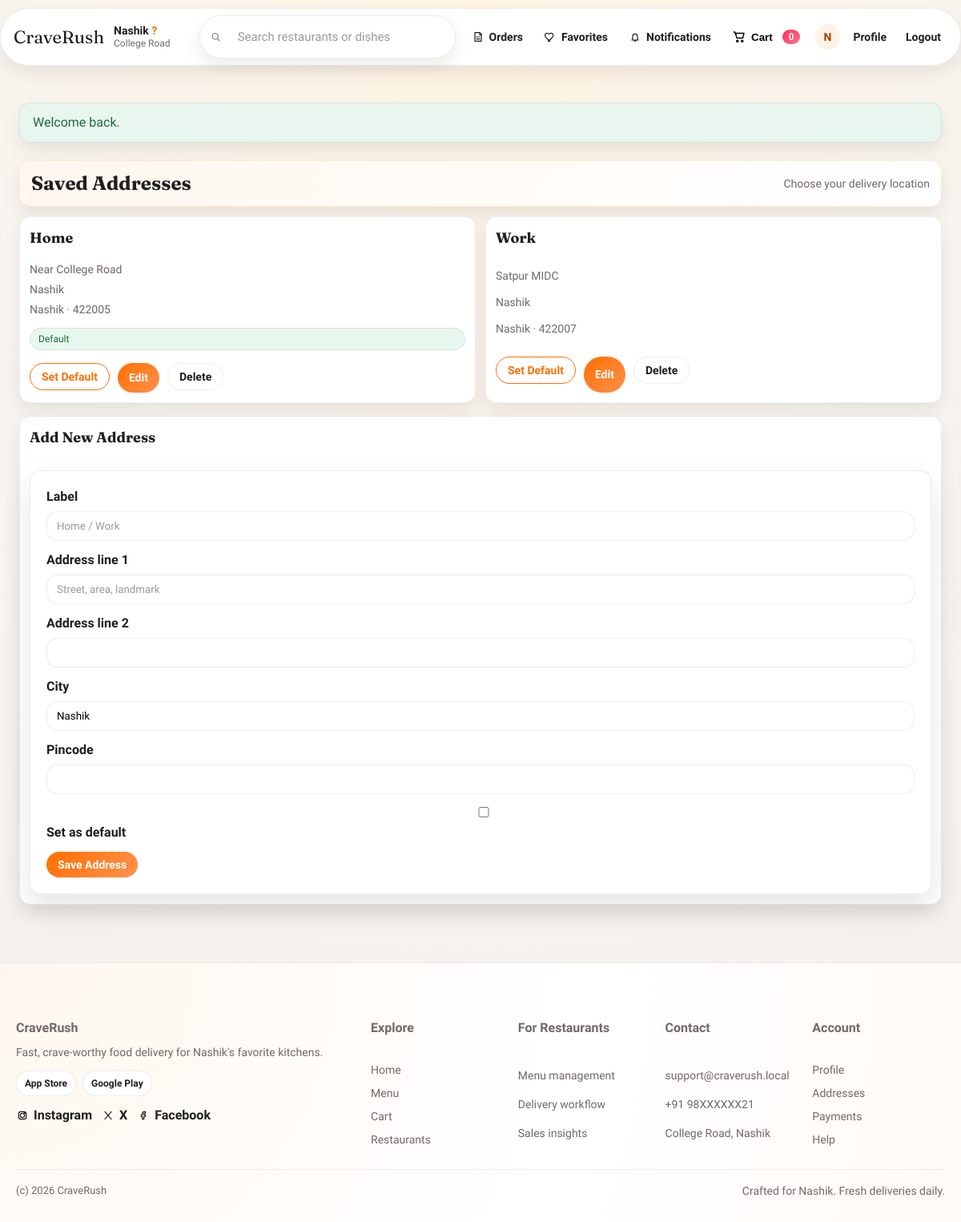
/addresses.php (signed in), run on the app's committed database.
### tables this page shows
CREATE TABLE IF NOT EXISTS addresses (
    id INT AUTO_INCREMENT PRIMARY KEY,
    user_id INT NOT NULL,
    label VARCHAR(50) NOT NULL,
    line1 VARCHAR(120) NOT NULL,
    line2 VARCHAR(120) NULL,
    city VARCHAR(60) NOT NULL,
    pincode VARCHAR(10) NOT NULL,
    is_default TINYINT(1) NOT NULL DEFAULT 0,
    created_at TIMESTAMP DEFAULT CURRENT_TIMESTAMP,
    CONSTRAINT fk_addresses_user
        FOREIGN KEY (user_id) REFERENCES users(id)
        ON DELETE CASCADE
);

### includes/functions.php (called while the page is built, shortened)
<?php
function e($value) {
    return htmlspecialchars((string)$value, ENT_QUOTES, 'UTF-8');
}
?>

### addresses.php (the view, shortened to what this page needs)
<?php
require_once __DIR__ . '/config/bootstrap.php';
$user = current_user();
$editAddress = null;
$stmt = $pdo->prepare('SELECT * FROM addresses WHERE user_id = ? ORDER BY is_default DESC, id DESC');
$stmt->execute([$user['id']]);
$addresses = $stmt->fetchAll();
include __DIR__ . '/includes/header.php';
?>
<div class="section-title">
    <h2>Saved Addresses</h2>
    <span>Choose your delivery location</span>
</div>
<div class="card-grid">
    <?php if (empty($addresses)): ?>
        <div class="card">No addresses yet.</div>
    <?php else: ?>
        <?php foreach ($addresses as $addr): ?>
            <div class="card">
                <h3><?php echo e($addr['label']); ?></h3>
                <div class="muted"><?php echo e($addr['line1']); ?></div>
                <?php if (!empty($addr['line2'])): ?>
                    <div class="muted"><?php echo e($addr['line2']); ?></div>
                <?php endif; ?>
                <div class="muted"><?php echo e($addr['city']); ?> · <?php echo e($addr['pincode']); ?></div>
                <?php if ((int)$addr['is_default'] === 1): ?>
                    <div class="pill success" style="margin-top: 8px;">Default</div>
                <?php endif; ?>
                <div style="margin-top: 12px; display:flex; gap:10px; flex-wrap:wrap;">
                    <form method="post">
                        <button class="button secondary" type="submit">Set Default</button>
                    </form>
                    <a class="button" href="addresses.php?edit=<?php echo (int)$addr['id']; ?>">Edit</a>
                    <form method="post">
                        <button class="button ghost" type="submit">Delete</button>
                    </form>
                </div>
            </div>
        <?php endforeach; ?>
    <?php endif; ?>
</div>
<div class="card" style="margin-top: 16px;">
    <h3><?php echo $editAddress ? 'Edit Address' : 'Add New Address'; ?></h3>
    <form class="form" style="margin-top: 12px;" method="post">
        <div class="form-group">
            <label for="label">Label</label>
            <input type="text" id="label" name="label" value="<?php echo e($editAddress['label'] ?? ''); ?>" placeholder="Home / Work" required>
        </div>
        <div class="form-group">
            <label for="line1">Address line 1</label>
            <input type="text" id="line1" name="line1" value="<?php echo e($editAddress['line1'] ?? ''); ?>" placeholder="Street, area, landmark" required>
        </div>
        <div class="form-group">
            <label for="line2">Address line 2</label>
            <input type="text" id="line2" name="line2" value="<?php echo e($editAddress['line2'] ?? ''); ?>">
        </div>
        <div class="form-group">
            <label for="city">City</label>
            <input type="text" id="city" name="city" value="<?php echo e($editAddress['city'] ?? 'Nashik'); ?>" required>
        </div>
        <div class="form-group">
            <label for="pincode">Pincode</label>
            <input type="text" id="pincode" name="pincode" value="<?php echo e($editAddress['pincode'] ?? ''); ?>" required>
        </div>
        <label>
            <input type="checkbox" name="is_default" <?php echo $editAddress && (int)$editAddress['is_default'] === 1 ? 'checked' : ''; ?>> Set as default
        </label>
        <div style="margin-top: 12px;">
            <button class="button" type="submit">Save Address</button>
        </div>
    </form>
</div>
<?php include __DIR__ . '/includes/footer.php'; ?>

### assets/css/style.css (style rules this page uses)
:root { --primary: #ff6f00; --primary-dark: #e55a00; --accent: #ff2f5b; --bg: #f7f3ef; --bg-strong: #fff6ec; --surface: #ffffff; --surface-2: #fffaf6; --text: #1f1f1f; --muted: #6f6a66; --border: rgba(31, 31, 31, 0.08); --ring: rgba(255, 111, 0, 0.2); --radius: 14px; --radius-lg: 20px; --shadow: 0 18px 38px rgba(17, 12, 5, 0.1); --shadow-strong: 0 24px 50px rgba(17, 12, 5, 0.16); --shadow-soft: 0 10px 22px rgba(17, 12, 5, 0.08); --ease: cubic-bezier(0.22, 1, 0.36, 1); --fast: 180ms; --slow: 320ms; }
* { box-sizing: border-box; }
html { scroll-behavior: smooth; }
* { scrollbar-width: none; }
body { margin: 0; font-family: 'Sora', sans-serif; color: var(--text); background: radial-gradient(circle at top, #fff4e3 0%, #f8f4ef 40%, #f3efea 100%); line-height: 1.5; -webkit-font-smoothing: antialiased; }
h1, h2, h3 { font-family: 'Fraunces', serif; margin: 0 0 12px; }
h2 { font-size: 26px; }
h3 { font-size: 18px; }
a { text-decoration: none; color: inherit; }
.muted { color: var(--muted); font-size: 14px; }
.section-title { display: flex; align-items: center; justify-content: space-between; gap: 12px; margin-top: 22px; padding: 10px 14px; border-radius: 14px; border: 1px solid rgba(255, 111, 0, 0.12); background: linear-gradient(120deg, #fff7ef, #ffffff); box-shadow: var(--shadow-soft); }
.section-title h2 { margin: 0; font-size: 24px; }
.section-title span { color: var(--muted); font-size: 14px; }
.card-grid { display: grid; grid-template-columns: repeat(auto-fit, minmax(240px, 1fr)); gap: 12px; margin-top: 12px; align-items: stretch; }
.card { background: #fff; border: 1px solid var(--border); border-radius: var(--radius); padding: 12px; box-shadow: var(--shadow-soft); transition: transform var(--fast) var(--ease), box-shadow var(--fast) var(--ease); display: grid; gap: 4px; }
.card-grid .card { height: 100%; }
.button { display: inline-flex; align-items: center; justify-content: center; gap: 8px; background: linear-gradient(135deg, var(--primary), #ff914d); color: #fff; border: none; padding: 8px 14px; border-radius: 999px; cursor: pointer; font-weight: 600; font-family: inherit; font-size: 14px; transition: transform var(--fast) var(--ease), box-shadow var(--fast) var(--ease), background var(--fast) var(--ease); }
.button.ripple { position: relative; overflow: hidden; }
.button.ripple::after { content: ''; position: absolute; inset: 0; background: radial-gradient(circle, rgba(255,255,255,0.5) 10%, transparent 10%); transform: scale(0); opacity: 0; transition: transform 400ms var(--ease), opacity 400ms var(--ease); }
.button.secondary { background: #fff; color: var(--primary); border: 1px solid var(--primary); }
.button.ghost { background: transparent; color: var(--text); border: 1px solid var(--border); }
.form { background: #fff; border: 1px solid var(--border); border-radius: var(--radius); padding: 20px; box-shadow: var(--shadow); }
.form-group { margin-bottom: 12px; }
label { display: block; margin-bottom: 6px; font-weight: 600; }
input, select, textarea { width: 100%; padding: 10px 12px; border: 1px solid var(--border); border-radius: var(--radius); font-family: inherit; transition: border var(--fast) var(--ease), box-shadow var(--fast) var(--ease); background: #fff; }
input::placeholder, textarea::placeholder { color: #9a9a9a; }
.pill { padding: 4px 10px; border-radius: 999px; font-size: 12px; border: 1px solid var(--border); background: #fff5ed; }
.pill.success { background: #e9f8ef; color: #1c6b3c; border-color: #cde8d7; }
.reveal { opacity: 0; transform: translateY(6px); transition: opacity 180ms var(--ease), transform 180ms var(--ease); }
.reveal.is-visible { opacity: 1; transform: translateY(0); }

### data on the page
addresses: label "Home", line1 "Near College Road", line2 "Nashik", city "Nashik", pincode "422005", is_default "Default"
addresses: label "Work", line1 "Satpur MIDC", line2 "Nashik", city "Nashik", pincode "422007"

### other printed values
cart_count() "0"
$userInitial "N"
$flash['message'] "Welcome back."
